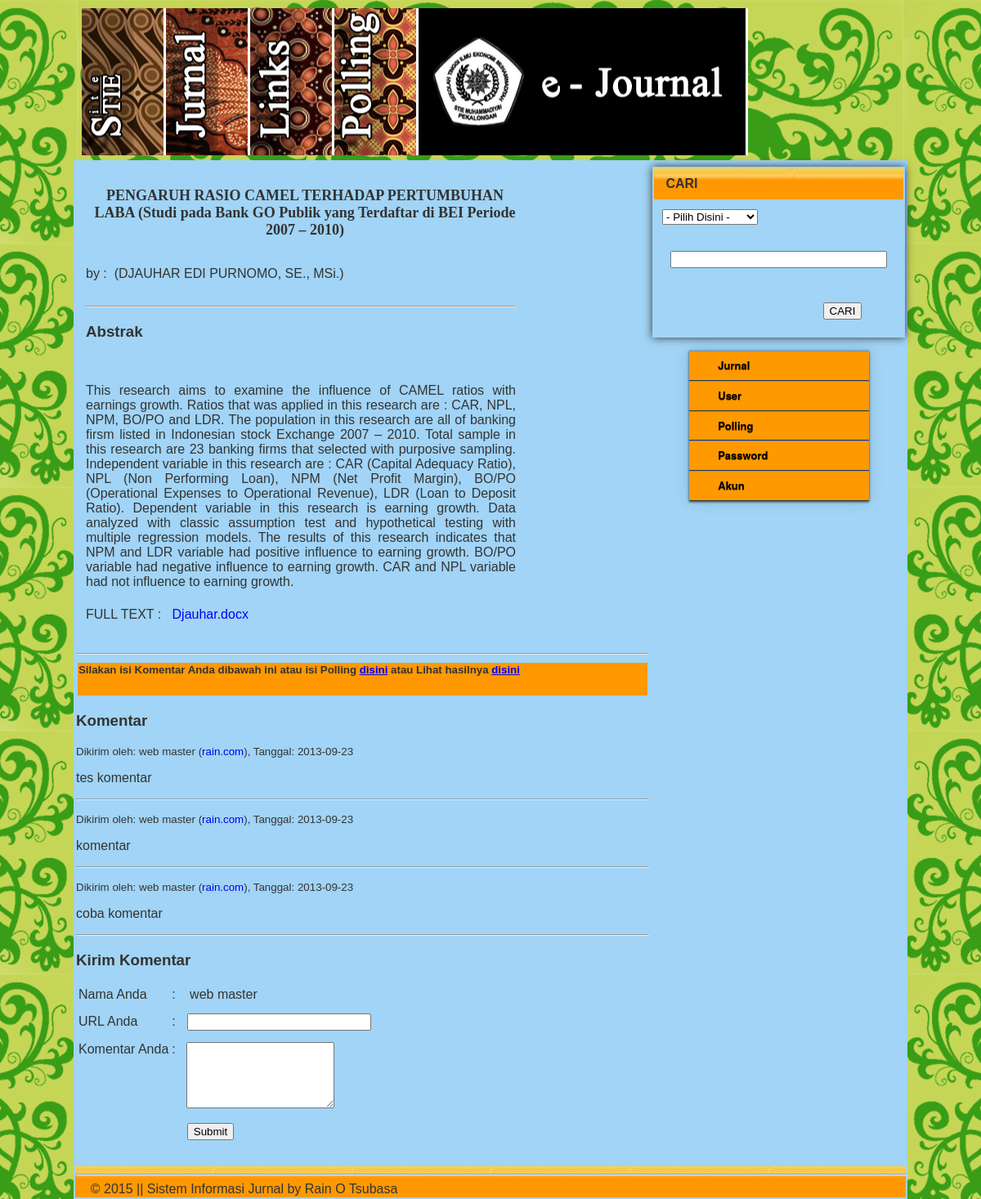
The app's page /main.php?v=list&id=26 (signed in) with its own data.
### tables this page shows
CREATE TABLE `jurnal` (
  `idJurnal` int(11) NOT NULL auto_increment,
  `nama` text NOT NULL,
  `judul` text NOT NULL,
  `abstrak` longtext NOT NULL,
  `keyword` varchar(100) NOT NULL,
  `kategori` varchar(25) NOT NULL,
  `issue` varchar(30) NOT NULL,
  `author` varchar(25) NOT NULL,
  `mainname` varchar(100) NOT NULL,
  `maintype` varchar(30) NOT NULL,
  `mainsize` int(11) NOT NULL,
  `maincontent` longblob NOT NULL,
  `supname` varchar(100) NOT NULL,
  `suptype` varchar(30) NOT NULL,
  `supsize` varchar(11) NOT NULL,
  `supcontent` longblob NOT NULL,
  `publikasi` enum('0','1') NOT NULL,
  PRIMARY KEY  (`idJurnal`)
);

CREATE TABLE `komentar` (
  `idComment` int(11) NOT NULL auto_increment,
  `idJurnal` int(11) NOT NULL,
  `commentator` varchar(30) NOT NULL,
  `urlComment` varchar(30) NOT NULL,
  `comment` text NOT NULL,
  `commentDate` date NOT NULL,
  PRIMARY KEY  (`idComment`)
);

### include/list.php (the view, shortened to what this page needs)
<?php
	$id=$_GET['id'];
$detail="SELECT * FROM jurnal WHERE idJurnal='$id'";
$hasil=mysql_query($detail);
	while($data=mysql_fetch_array($hasil)){
	echo"
	<br>
		<table width=\"550\" border=\"0\" cellpadding=\"10\">
			<tr>
				<td ><h1><center><b>".$data['judul']."</b></center></h1></td>
			</tr>
			<tr>
				<td >by :&nbsp; ".$data['nama']."</td>
			</tr>
			<tr>
				<td ><hr><h3><b>Abstrak</b></h3>
					<br>
					<p align=\"justify\">".$data['abstrak']."</p></td>
			</tr>
			<tr>
				<td >FULL TEXT : &nbsp; <a href=\"../upload/".$data['mainname']."\" target=\"".$data['mainname']."\"><font color=blue>".$data['mainname']."</a></td>
			</tr>
		</table><br>";
}?>
<hr>
<table width='100%'>
<?php
if($_SESSION[level]!=''){
echo"
<tr>
	<td bgcolor='#ff9801' valign='b'><h5><b>Silakan isi Komentar Anda dibawah ini atau isi Polling <a href='main.php?v=polling&id=$id'><u>disini</u></a> atau Lihat hasilnya<a href='main.php?v=hasil&id=$id'> <u>disini</u> </a></b></h5></td>
</tr>
";
}
?>
</table>
<?php
echo "<h3>Komentar</h3>";
$query = "SELECT * FROM komentar WHERE idJurnal = '$id' ORDER BY idComment ASC";
$hasil = mysql_query($query);
if (mysql_num_rows($hasil) > 0) {
	while ($data = mysql_fetch_array($hasil))
	{
		echo "<p><small>Dikirim oleh: ".$data['commentator']." (<a href='".$data['urlComment']."'>".$data['urlComment']."</a>), Tanggal: ".$data['commentDate']."</small></p>";
		echo "<p>".$data['comment']."</p><hr>";
		}
}
else if (mysql_num_rows($hasil) == 0) echo "<p>Belum ada komentar.</p>";
echo "<h3>Kirim Komentar</h3>";
echo "<form method='post' action='main.php?v=list&id=$id&act=submit'>";
echo "<table>";
echo "<tr>
		<td>Nama Anda</td>
		<td>:</td>
		<td><input type='hidden' name='nama' size='25' value='".$_SESSION[nama]."'>&nbsp;&nbsp;&nbsp;".$_SESSION[nama]."</td>
	</tr>";
echo "<tr>
		<td>URL Anda</td>
		<td>:</td>
		<td><input type='text' name='url' size='25'></td>
	</tr>";
echo "<tr>
		<td valign='top'>Komentar Anda</td>
		<td valign='top'>:</td>
		<td>&nbsp;&nbsp;<textarea name='komentar' col='25' rows='5'></textarea></td>
	</tr>";
echo "<tr>
		<td></td>
		<td></td>
		<td><input type='submit' name='submit' value='Submit'>
		<input type='hidden' name='idJurnal' value='".$id."'></td>
		</tr>";
echo "</table>";
echo "</form>";
?>

### style.css (style rules this page uses)
input { margin: 10px 10px 10px 10px; }

### css/styles.css (style rules this page uses)
a { text-decoration: none; }

### include/topUser.php (style rules this page uses)
body { overflow-x:hidden; overflow-y:scroll; margin:0; padding:0; color: #333; font: normal 0.6em sans-serif,Arial; background: url(pict/2.jpg); background-repeat: repeat-x repeat-y; background-attachment: fixed; background-color: #000; background-position: center top; width: 100%; height: 100%; }
h1 { padding-left: 10px; font: normal 18px Georgia, "Times New Roman", Times, serif; }

### records on screen
jurnal: judul "PENGARUH RASIO CAMEL TERHADAP PERTUMBUHAN LABA (Studi pada Bank GO Publik yang Terdaftar di BEI Periode 2007 – 2010)", nama "(DJAUHAR EDI PURNOMO, SE., MSi.)", abstrak "This research aims to examine the influence of CAMEL ratios with earnings growth. Ratios that was applied in this research are : CAR, NPL, NPM, BO/PO and LDR. The population in this research are all of banking firsm listed in Indonesian stock Exchange 2007 – 2010. Total sample in this research are 23 banking firms that selected with purposive sampling. Independent variable in this research are : CAR (Capital Adequacy Ratio), NPL (Non Performing Loan), NPM (Net Profit Margin), BO/PO (Operational Expenses to Operational Revenue), LDR (Loan to Deposit Ratio). Dependent variable in this research is earning growth. Data analyzed with classic assumption test and hypothetical testing with multiple…", mainname "Djauhar.docx"
komentar: commentator "web master", urlComment "rain.com", commentDate "2013-09-23", comment "tes komentar"
komentar: commentator "web master", urlComment "rain.com", commentDate "2013-09-23", comment "komentar"
komentar: commentator "web master", urlComment "rain.com", commentDate "2013-09-23", comment "coba komentar"

### other values on screen
$_SESSION[nama] "web master"
